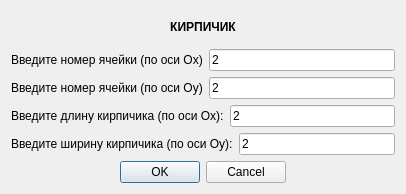
<?xml version="1.0" encoding="UTF-8"?>
<ui version="4.0">
 <class>AddBrick</class>
 <widget class="QDialog" name="AddBrick">
  <property name="geometry">
   <rect>
    <x>0</x>
    <y>0</y>
    <width>406</width>
    <height>194</height>
   </rect>
  </property>
  <property name="windowTitle">
   <string>Dialog</string>
  </property>
  <layout class="QVBoxLayout" name="verticalLayout_2">
   <item>
    <layout class="QVBoxLayout" name="verticalLayout">
     <item>
      <widget class="QLabel" name="label_5">
       <property name="font">
        <font>
         <bold>true</bold>
        </font>
       </property>
       <property name="text">
        <string>КИРПИЧИК</string>
       </property>
       <property name="alignment">
        <set>Qt::AlignCenter</set>
       </property>
      </widget>
     </item>
     <item>
      <layout class="QHBoxLayout" name="horizontalLayout">
       <item>
        <widget class="QLabel" name="label_2">
         <property name="text">
          <string>Введите номер ячейки (по оси Ox)</string>
         </property>
        </widget>
       </item>
       <item>
        <widget class="QLineEdit" name="lineEdit">
         <property name="text">
          <string>2</string>
         </property>
        </widget>
       </item>
      </layout>
     </item>
     <item>
      <layout class="QHBoxLayout" name="horizontalLayout_2">
       <item>
        <widget class="QLabel" name="label_3">
         <property name="text">
          <string>Введите номер ячейки (по оси Oy)</string>
         </property>
        </widget>
       </item>
       <item>
        <widget class="QLineEdit" name="lineEdit_2">
         <property name="text">
          <string>2</string>
         </property>
        </widget>
       </item>
      </layout>
     </item>
     <item>
      <layout class="QHBoxLayout" name="horizontalLayout_3">
       <item>
        <widget class="QLabel" name="label">
         <property name="text">
          <string>Введите длину кирпичика (по оси Ox):</string>
         </property>
        </widget>
       </item>
       <item>
        <widget class="QLineEdit" name="lineEdit_3">
         <property name="inputMask">
          <string/>
         </property>
         <property name="text">
          <string>2</string>
         </property>
        </widget>
       </item>
      </layout>
     </item>
     <item>
      <layout class="QHBoxLayout" name="horizontalLayout_4">
       <item>
        <widget class="QLabel" name="label_4">
         <property name="text">
          <string>Введите ширину кирпичика (по оси Oy):</string>
         </property>
        </widget>
       </item>
       <item>
        <widget class="QLineEdit" name="lineEdit_4">
         <property name="text">
          <string>2</string>
         </property>
        </widget>
       </item>
      </layout>
     </item>
     <item>
      <widget class="QDialogButtonBox" name="buttonBox">
       <property name="orientation">
        <enum>Qt::Horizontal</enum>
       </property>
       <property name="standardButtons">
        <set>QDialogButtonBox::Cancel|QDialogButtonBox::Ok</set>
       </property>
       <property name="centerButtons">
        <bool>true</bool>
       </property>
      </widget>
     </item>
    </layout>
   </item>
  </layout>
 </widget>
 <resources/>
 <connections/>
</ui>
